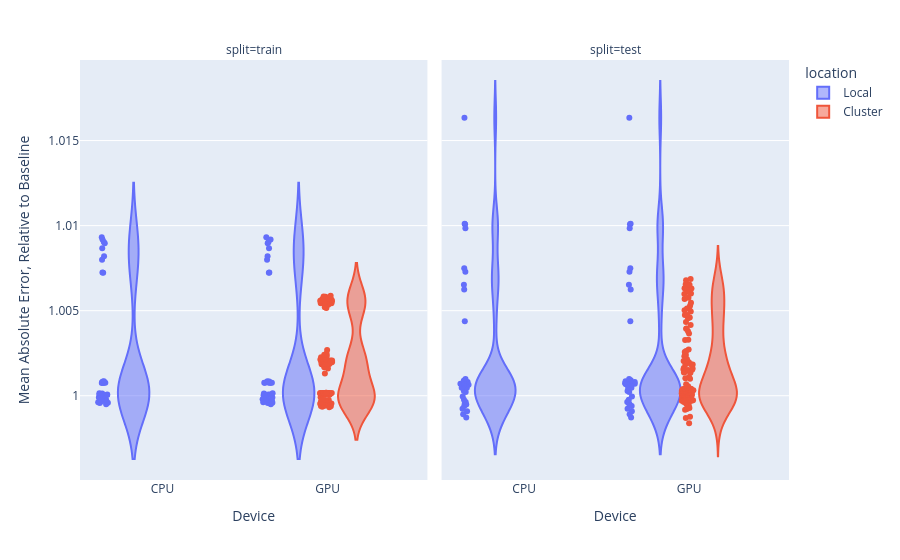

Notebook source saved alongside this figure:
### Code cell
relative_mae_full_df = full_df.query(expr="base_metric == 'MAE' & relative")
mae_violin = px.violin(data_frame=relative_mae_full_df,
                       x="device",
                       y="value",
                       color="location",
                       facet_col="split",
                       points="all",
                       labels=dict(
                           device="Device",
                           value="Mean Absolute Error, Relative to Baseline"
                       ),
                       range_y = [0.98, 1.02])
mae_violin.show()

### Figure 1 — Plotly figure (JSON) as saved in the notebook; plotly's stock layout.template omitted (floating-point values rounded to 4 significant figures)
{"data": [{"alignmentgroup": "True", "box": {"visible": false}, "hovertemplate": "location=Local<br>split=train<br>Device=%{x}<br>Mean Absolute Error, Relative to Baseline=%{y}<extra></extra>", "legendgroup": "Local", "marker": {"color": "#636efa"}, "name": "Local", "offsetgroup": "Local", "orientation": "v", "points": "all", "scalegroup": "True", "showlegend": true, "type": "violin", "x": ["CPU", "CPU", "CPU", "CPU", "CPU", "CPU", "CPU", "CPU", "CPU", "CPU", "CPU", "CPU", "CPU", "CPU", "CPU", "CPU", "CPU", "CPU", "CPU", "CPU", "CPU", "CPU", "CPU", "CPU", "CPU", "CPU", "CPU", "CPU", "CPU", "CPU", "CPU", "CPU", "CPU", "CPU", "CPU", "CPU", "GPU", "GPU", "GPU", "GPU", "GPU", "GPU", "GPU", "GPU", "GPU", "GPU", "GPU", "GPU", "GPU", "GPU", "GPU", "GPU", "GPU", "GPU", "GPU", "GPU", "GPU", "GPU", "GPU", "GPU", "GPU", "GPU", "GPU", "GPU", "GPU", "GPU", "GPU", "GPU", "GPU", "GPU", "GPU", "GPU"], "x0": " ", "xaxis": "x", "y": [1.001, 0.9997, 1.007, 1.0, 1.001, 0.9998, 1.009, 0.9999, 1.001, 0.9996, 1.009, 1.0, 1.001, 0.9995, 1.007, 1.0, 1.001, 0.9998, 1.009, 1.0, 1.001, 0.9996, 1.009, 1.0, 1.001, 0.9997, 1.008, 1.0, 1.001, 0.9998, 1.009, 1.0, 1.001, 0.9996, 1.008, 1.0, 1.001, 0.9997, 1.007, 1.0, 1.001, 0.9998, 1.009, 0.9999, 1.001, 0.9996, 1.009, 1.0, 1.001, 0.9995, 1.007, 1.0, 1.001, 0.9998, 1.009, 1.0, 1.001, 0.9996, 1.009, 1.0, 1.001, 0.9997, 1.008, 1.0, 1.001, 0.9998, 1.009, 1.0, 1.001, 0.9996, 1.008, 1.0], "y0": " ", "yaxis": "y"}, {"alignmentgroup": "True", "box": {"visible": false}, "hovertemplate": "location=Local<br>split=test<br>Device=%{x}<br>Mean Absolute Error, Relative to Baseline=%{y}<extra></extra>", "legendgroup": "Local", "marker": {"color": "#636efa"}, "name": "Local", "offsetgroup": "Local", "orientation": "v", "points": "all", "scalegroup": "True", "showlegend": false, "type": "violin", "x": ["CPU", "CPU", "CPU", "CPU", "CPU", "CPU", "CPU", "CPU", "CPU", "CPU", "CPU", "CPU", "CPU", "CPU", "CPU", "CPU", "CPU", "CPU", "CPU", "CPU", "CPU", "CPU", "CPU", "CPU", "CPU", "CPU", "CPU", "CPU", "CPU", "CPU", "CPU", "CPU", "CPU", "CPU", "CPU", "CPU", "GPU", "GPU", "GPU", "GPU", "GPU", "GPU", "GPU", "GPU", "GPU", "GPU", "GPU", "GPU", "GPU", "GPU", "GPU", "GPU", "GPU", "GPU", "GPU", "GPU", "GPU", "GPU", "GPU", "GPU", "GPU", "GPU", "GPU", "GPU", "GPU", "GPU", "GPU", "GPU", "GPU", "GPU", "GPU", "GPU"], "x0": " ", "xaxis": "x2", "y": [1.001, 0.9987, 1.006, 0.9994, 1.001, 1.0, 1.01, 1.001, 1.001, 0.9989, 1.007, 0.9991, 1.001, 0.9995, 1.016, 1.001, 1.001, 0.9996, 1.01, 1.001, 1.001, 0.9996, 1.007, 1.001, 1.001, 1.0, 1.004, 0.9999, 1.001, 1.0, 1.007, 0.9998, 1.001, 0.9992, 1.01, 1.0, 1.001, 0.9987, 1.006, 0.9994, 1.001, 1.0, 1.01, 1.001, 1.001, 0.9989, 1.007, 0.9991, 1.001, 0.9995, 1.016, 1.001, 1.001, 0.9996, 1.01, 1.001, 1.001, 0.9996, 1.007, 1.001, 1.001, 1.0, 1.004, 0.9999, 1.001, 1.0, 1.007, 0.9998, 1.001, 0.9992, 1.01, 1.0], "y0": " ", "yaxis": "y2"}, {"alignmentgroup": "True", "box": {"visible": false}, "hovertemplate": "location=Cluster<br>split=train<br>Device=%{x}<br>Mean Absolute Error, Relative to Baseline=%{y}<extra></extra>", "legendgroup": "Cluster", "marker": {"color": "#EF553B"}, "name": "Cluster", "offsetgroup": "Cluster", "orientation": "v", "points": "all", "scalegroup": "True", "showlegend": true, "type": "violin", "x": ["GPU", "GPU", "GPU", "GPU", "GPU", "GPU", "GPU", "GPU", "GPU", "GPU", "GPU", "GPU", "GPU", "GPU", "GPU", "GPU", "GPU", "GPU", "GPU", "GPU", "GPU", "GPU", "GPU", "GPU", "GPU", "GPU", "GPU", "GPU", "GPU", "GPU", "GPU", "GPU", "GPU", "GPU", "GPU", "GPU", "GPU", "GPU", "GPU", "GPU", "GPU", "GPU", "GPU", "GPU", "GPU", "GPU", "GPU", "GPU", "GPU", "GPU", "GPU", "GPU", "GPU", "GPU", "GPU", "GPU", "GPU", "GPU", "GPU", "GPU", "GPU", "GPU", "GPU", "GPU", "GPU", "GPU", "GPU", "GPU", "GPU", "GPU", "GPU", "GPU", "GPU", "GPU", "GPU", "GPU", "GPU", "GPU", "GPU", "GPU", "GPU", "GPU", "GPU", "GPU", "GPU", "GPU", "GPU", "GPU", "GPU", "GPU", "GPU", "GPU", "GPU", "GPU", "GPU", "GPU", "GPU", "GPU", "GPU", "GPU", "GPU", "GPU", "GPU", "GPU", "GPU", "GPU", "GPU", "GPU", "GPU", "GPU", "GPU", "GPU", "GPU", "GPU", "GPU", "GPU", "GPU", "GPU", "GPU", "GPU"], "x0": " ", "xaxis": "x", "y": [1.0, 1.006, 1.002, 0.9996, 1.0, 1.005, 1.003, 0.9996, 1.0, 1.005, 1.002, 0.9995, 1.0, 1.005, 1.002, 0.9995, 1.0, 1.005, 1.002, 0.9996, 1.0, 1.006, 1.002, 0.9997, 1.0, 1.006, 1.002, 0.9995, 1.0, 1.005, 1.002, 0.9994, 1.0, 1.006, 1.002, 0.9996, 1.0, 1.005, 1.002, 0.9995, 1.0, 1.006, 1.002, 0.9995, 1.0, 1.006, 1.002, 0.9995, 1.0, 1.006, 1.002, 0.9994, 1.0, 1.005, 1.002, 0.9998, 1.0, 1.006, 1.001, 0.9994, 1.0, 1.006, 1.002, 0.9995, 1.0, 1.006, 1.002, 0.9996, 1.0, 1.005, 1.002, 0.9997, 1.0, 1.006, 1.002, 0.9994, 1.0, 1.006, 1.002, 0.9995, 1.0, 1.005, 1.002, 0.9994, 1.0, 1.006, 1.002, 0.9995, 1.0, 1.005, 1.002, 0.9996, 1.0, 1.005, 1.002, 0.9999, 1.0, 1.006, 1.002, 0.9997, 1.0, 1.005, 1.002, 0.9994, 1.0, 1.006, 1.002, 0.9993, 1.0, 1.006, 1.002, 0.9995, 1.0, 1.006, 1.002, 0.9997, 1.0, 1.006, 1.002, 0.9997], "y0": " ", "yaxis": "y"}, {"alignmentgroup": "True", "box": {"visible": false}, "hovertemplate": "location=Cluster<br>split=test<br>Device=%{x}<br>Mean Absolute Error, Relative to Baseline=%{y}<extra></extra>", "legendgroup": "Cluster", "marker": {"color": "#EF553B"}, "name": "Cluster", "offsetgroup": "Cluster", "orientation": "v", "points": "all", "scalegroup": "True", "showlegend": false, "type": "violin", "x": ["GPU", "GPU", "GPU", "GPU", "GPU", "GPU", "GPU", "GPU", "GPU", "GPU", "GPU", "GPU", "GPU", "GPU", "GPU", "GPU", "GPU", "GPU", "GPU", "GPU", "GPU", "GPU", "GPU", "GPU", "GPU", "GPU", "GPU", "GPU", "GPU", "GPU", "GPU", "GPU", "GPU", "GPU", "GPU", "GPU", "GPU", "GPU", "GPU", "GPU", "GPU", "GPU", "GPU", "GPU", "GPU", "GPU", "GPU", "GPU", "GPU", "GPU", "GPU", "GPU", "GPU", "GPU", "GPU", "GPU", "GPU", "GPU", "GPU", "GPU", "GPU", "GPU", "GPU", "GPU", "GPU", "GPU", "GPU", "GPU", "GPU", "GPU", "GPU", "GPU", "GPU", "GPU", "GPU", "GPU", "GPU", "GPU", "GPU", "GPU", "GPU", "GPU", "GPU", "GPU", "GPU", "GPU", "GPU", "GPU", "GPU", "GPU", "GPU", "GPU", "GPU", "GPU", "GPU", "GPU", "GPU", "GPU", "GPU", "GPU", "GPU", "GPU", "GPU", "GPU", "GPU", "GPU", "GPU", "GPU", "GPU", "GPU", "GPU", "GPU", "GPU", "GPU", "GPU", "GPU", "GPU", "GPU", "GPU", "GPU"], "x0": " ", "xaxis": "x2", "y": [1.0, 1.007, 1.002, 0.9997, 0.9999, 1.005, 1.001, 0.9995, 1.0, 1.006, 1.002, 1.0, 1.0, 1.007, 1.004, 1.0, 0.9998, 1.005, 1.002, 0.9984, 1.0, 1.006, 1.001, 0.9996, 1.0, 1.005, 1.003, 0.9998, 1.0, 1.005, 1.002, 0.9993, 1.0, 1.005, 1.002, 1.0, 1.0, 1.004, 1.001, 0.9998, 1.0, 1.004, 1.001, 0.9992, 1.0, 1.006, 1.003, 1.001, 1.0, 1.006, 1.002, 0.9994, 1.0, 1.005, 1.001, 1.0, 1.0, 1.005, 1.002, 0.9997, 1.0, 1.006, 1.002, 0.9999, 0.9999, 1.007, 1.003, 0.9998, 1.0, 1.005, 1.002, 0.9999, 1.0, 1.006, 1.001, 0.9997, 1.0, 1.007, 1.001, 1.0, 1.0, 1.006, 1.002, 1.0, 1.0, 1.004, 1.002, 0.9999, 1.0, 1.004, 1.002, 0.9998, 0.9997, 1.007, 1.002, 0.9997, 1.0, 1.006, 1.003, 0.9997, 1.0, 1.005, 1.001, 0.9987, 0.9999, 1.004, 1.001, 0.9996, 1.0, 1.006, 1.002, 0.9992, 1.0, 1.006, 1.002, 0.9994, 1.0, 1.005, 1.003, 0.9988], "y0": " ", "yaxis": "y2"}], "layout": {"annotations": [{"font": {}, "showarrow": false, "text": "split=train", "x": 0.245, "xanchor": "center", "xref": "paper", "y": 1, "yanchor": "bottom", "yref": "paper"}, {"font": {}, "showarrow": false, "text": "split=test", "x": 0.755, "xanchor": "center", "xref": "paper", "y": 1, "yanchor": "bottom", "yref": "paper"}], "legend": {"title": {"text": "location"}, "tracegroupgap": 0}, "margin": {"t": 60}, "violinmode": "group", "xaxis": {"anchor": "y", "domain": [0, 0.49], "title": {"text": "Device"}}, "xaxis2": {"anchor": "y2", "domain": [0.51, 1], "matches": "x", "title": {"text": "Device"}}, "yaxis": {"anchor": "x", "domain": [0, 1], "title": {"text": "Mean Absolute Error, Relative to Baseline"}}, "yaxis2": {"anchor": "x2", "domain": [0, 1], "matches": "y", "showticklabels": false}}}
